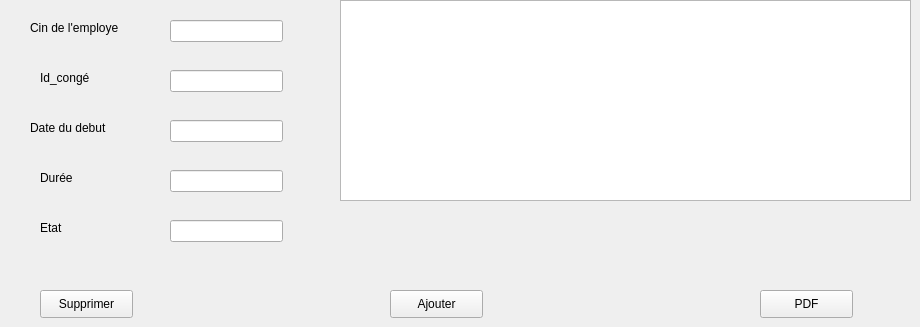
              <widget class="QWidget" name="tab_22">
               <attribute name="title">
                <string>Ajouter</string>
               </attribute>
               <widget class="QLineEdit" name="leetat_c">
                <property name="geometry">
                 <rect>
                  <x>170</x>
                  <y>220</y>
                  <width>113</width>
                  <height>22</height>
                 </rect>
                </property>
               </widget>
               <widget class="QLabel" name="label_30">
                <property name="geometry">
                 <rect>
                  <x>30</x>
                  <y>20</y>
                  <width>141</width>
                  <height>16</height>
                 </rect>
                </property>
                <property name="text">
                 <string>Cin de l'employe</string>
                </property>
               </widget>
               <widget class="QLabel" name="label_36">
                <property name="geometry">
                 <rect>
                  <x>40</x>
                  <y>170</y>
                  <width>56</width>
                  <height>16</height>
                 </rect>
                </property>
                <property name="text">
                 <string>Durée</string>
                </property>
               </widget>
               <widget class="QLabel" name="label_38">
                <property name="geometry">
                 <rect>
                  <x>40</x>
                  <y>220</y>
                  <width>56</width>
                  <height>16</height>
                 </rect>
                </property>
                <property name="text">
                 <string>Etat</string>
                </property>
               </widget>
               <widget class="QLineEdit" name="leduree_c">
                <property name="geometry">
                 <rect>
                  <x>170</x>
                  <y>170</y>
                  <width>113</width>
                  <height>22</height>
                 </rect>
                </property>
               </widget>
               <widget class="QLabel" name="label_39">
                <property name="geometry">
                 <rect>
                  <x>40</x>
                  <y>70</y>
                  <width>141</width>
                  <height>16</height>
                 </rect>
                </property>
                <property name="text">
                 <string>Id_congé</string>
                </property>
               </widget>
               <widget class="QLineEdit" name="leid_c">
                <property name="geometry">
                 <rect>
                  <x>170</x>
                  <y>70</y>
                  <width>113</width>
                  <height>22</height>
                 </rect>
                </property>
               </widget>
               <widget class="QLineEdit" name="lecin_c">
                <property name="geometry">
                 <rect>
                  <x>170</x>
                  <y>20</y>
                  <width>113</width>
                  <height>22</height>
                 </rect>
                </property>
               </widget>
               <widget class="QLabel" name="label_40">
                <property name="geometry">
                 <rect>
                  <x>30</x>
                  <y>120</y>
                  <width>121</width>
                  <height>16</height>
                 </rect>
                </property>
                <property name="text">
                 <string>Date du debut</string>
                </property>
               </widget>
               <widget class="QLineEdit" name="ledate_c">
                <property name="geometry">
                 <rect>
                  <x>170</x>
                  <y>120</y>
                  <width>113</width>
                  <height>22</height>
                 </rect>
                </property>
               </widget>
               <widget class="QPushButton" name="ajouter_conge">
                <property name="geometry">
                 <rect>
                  <x>390</x>
                  <y>290</y>
                  <width>93</width>
                  <height>28</height>
                 </rect>
                </property>
                <property name="text">
                 <string>Ajouter</string>
                </property>
               </widget>
               <widget class="QTableView" name="tab_conge">
                <property name="geometry">
                 <rect>
                  <x>340</x>
                  <y>0</y>
                  <width>571</width>
                  <height>201</height>
                 </rect>
                </property>
               </widget>
               <widget class="QPushButton" name="pb_pdf">
                <property name="geometry">
                 <rect>
                  <x>760</x>
                  <y>290</y>
                  <width>93</width>
                  <height>28</height>
                 </rect>
                </property>
                <property name="text">
                 <string>PDF</string>
                </property>
               </widget>
               <widget class="QPushButton" name="supp_conge">
                <property name="geometry">
                 <rect>
                  <x>40</x>
                  <y>290</y>
                  <width>93</width>
                  <height>28</height>
                 </rect>
                </property>
                <property name="text">
                 <string>Supprimer</string>
                </property>
               </widget>
              </widget>
